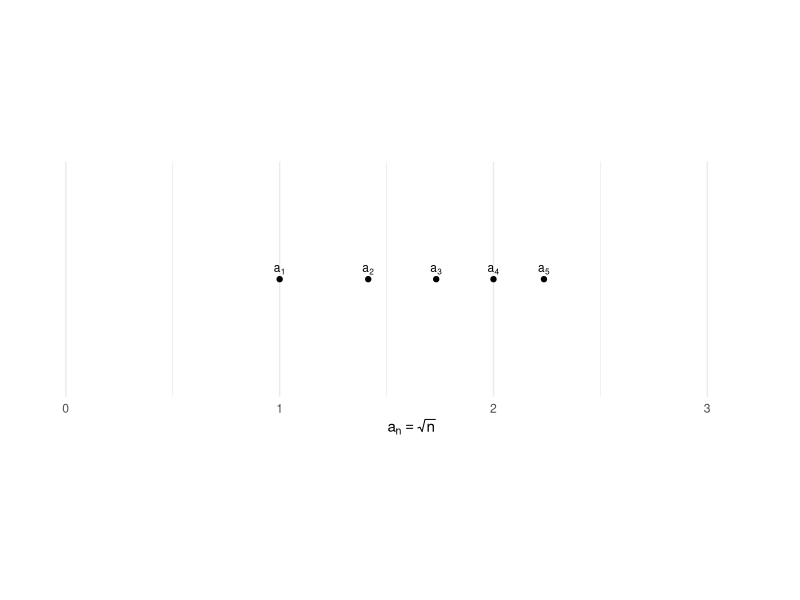
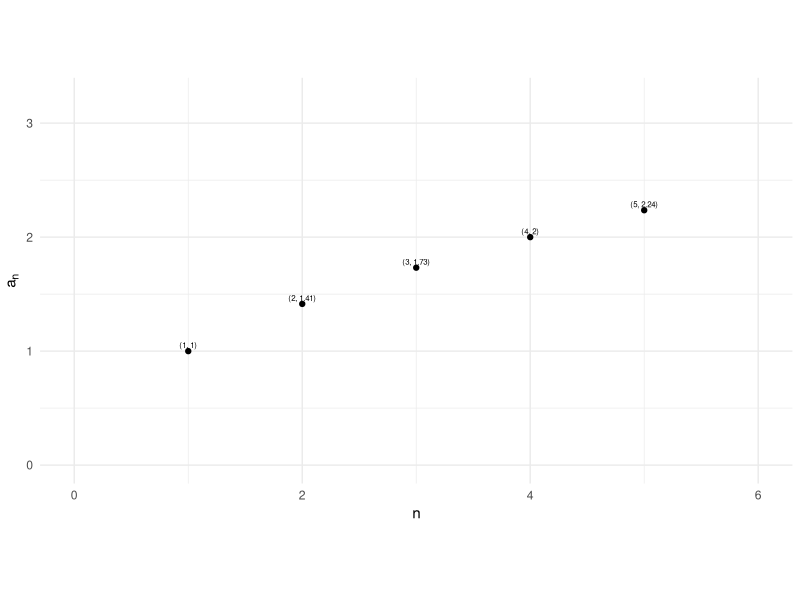
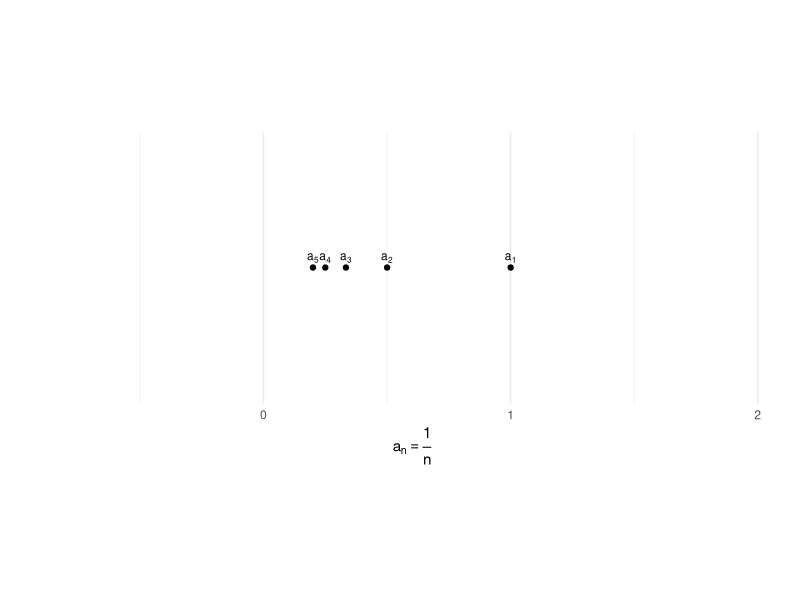
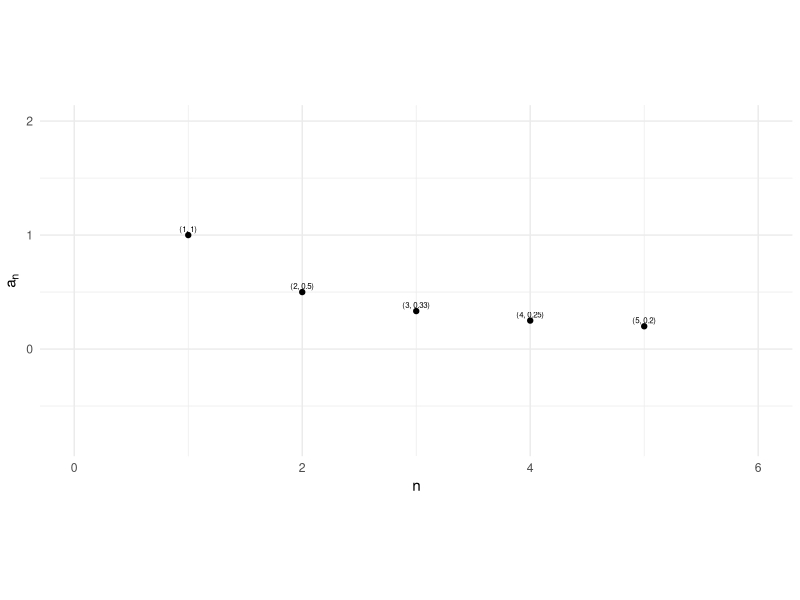
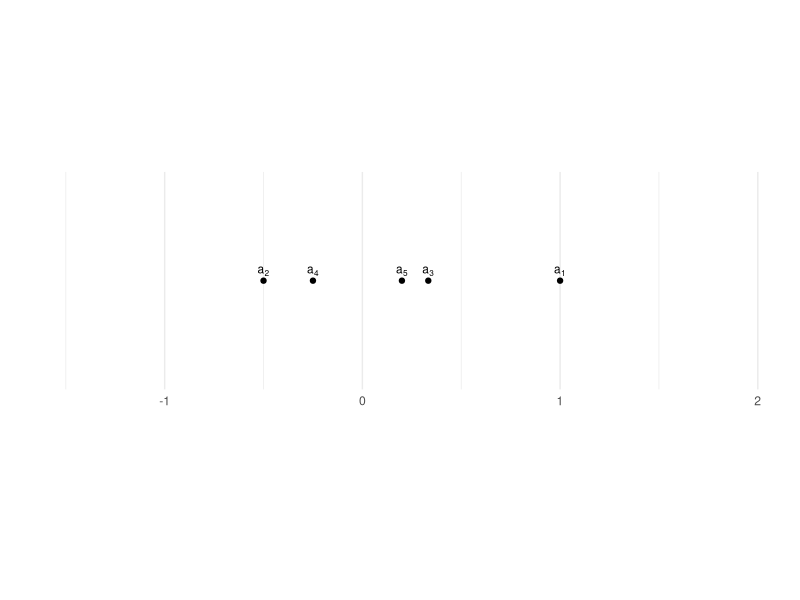
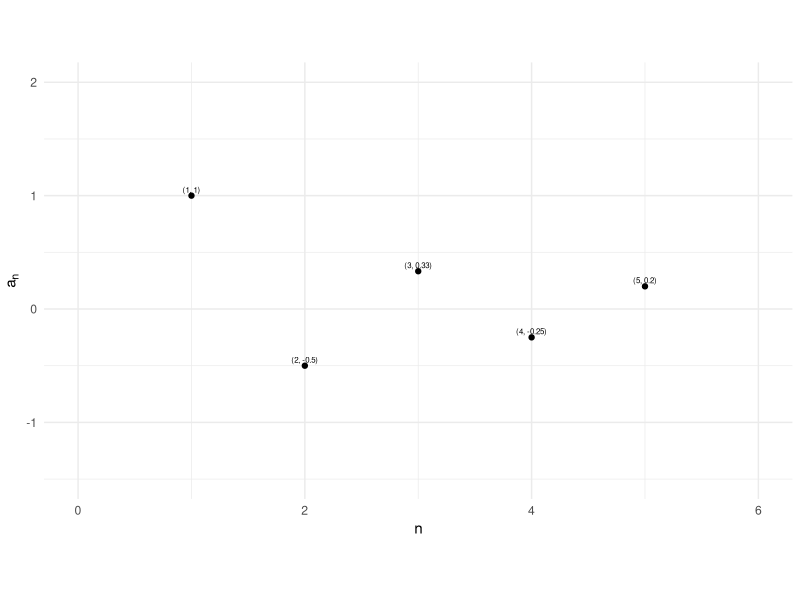
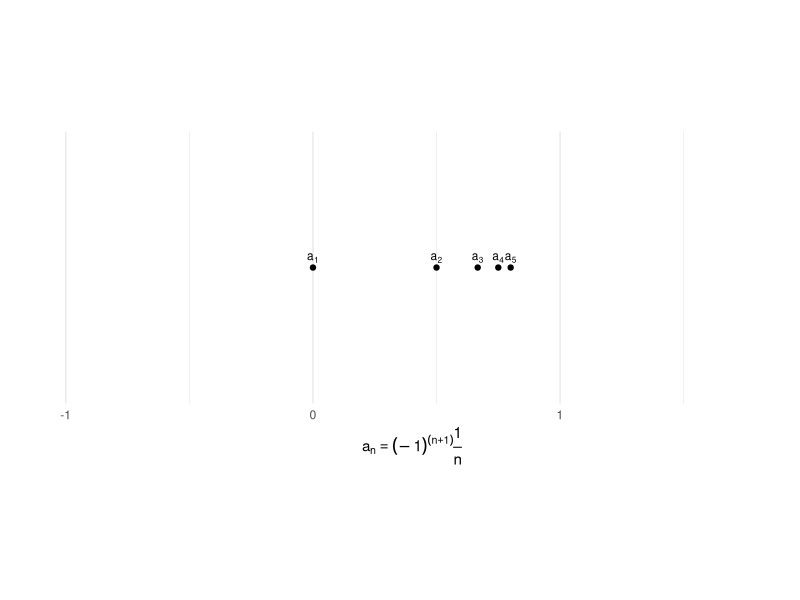
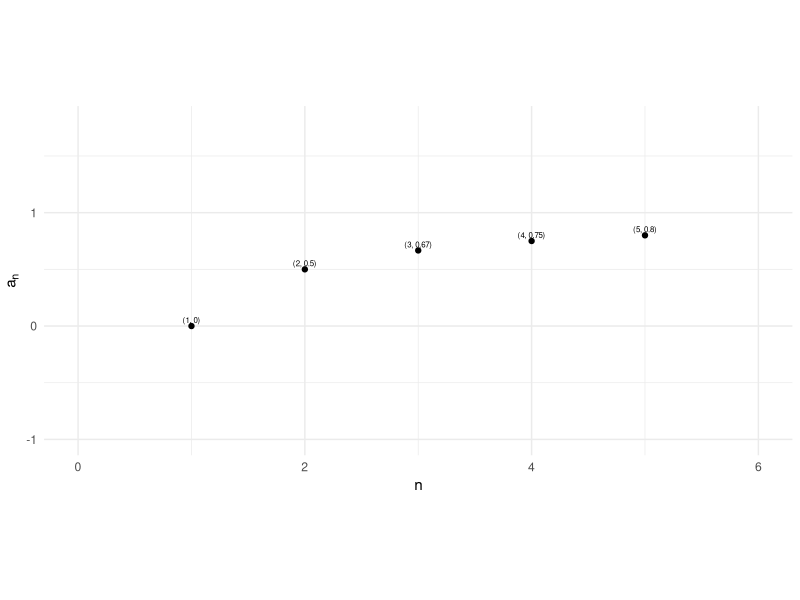

Generate these figures, in order, with R:
## ---- chunk 1
require(tidyverse)
## ---- chunk 2
f8.1 <- new.env()
f8.1$graph <- function(f, n=1:5, exp=""){
    df <- tibble(
      x = n,
      y = f(x),
    )
    df$lab.1 <- paste0("a[", df$x, "]")
    df$lab.2 <- paste0("(", df$x, ", ", round(df$y, 2), ")")
    plot.1 <- ggplot(df, aes(x=y, y=0)) +
        geom_point() +
        geom_text(aes(label = lab.1), parse = TRUE, vjust = -0.5, size = 3) +
        theme_minimal() +
        ylab("") +
        xlab(exp) + 
        coord_equal(xlim = c(min(df$y)-1, max(df$y)+1), ylim = c(-.5, .5)) +
        theme(axis.text.y = element_blank(),
            axis.ticks.y = element_blank(),
            panel.grid.major.y = element_blank(),
            panel.grid.minor.y = element_blank())
    plot.2 <- ggplot(df, aes(x=x, y=y)) +
      geom_point() +
      geom_text(aes(label = lab.2), vjust = -0.5, size = 2) +
      coord_equal(xlim = c(0, length(n)+1), ylim = c(min(df$y)-1, (max(df$y)+1))) +
      ylab(expression(a[n])) +
      xlab("n") +
      theme_minimal()

   list(p1 = plot.1, p2 = plot.2)
}
## ---- chunk 3
one <- f8.1$graph(function(x) sqrt(x), exp=expression(a[n] == sqrt(n)))
one$p1;one$p2
## ---- chunk 4
two <- f8.1$graph(function(x) 1 / x, exp=expression(a[n] == frac(1, n)))
two$p1;two$p2
## ---- chunk 5
three <- f8.1$graph(function(x) (-1)^(x + 1) * 1 / x)
three$p1;three$p2
## ---- chunk 6
four <- f8.1$graph(function(x) (x - 1) / x,
    exp=expression(a[n] == (-1)^(n+1) * frac(1, n)))
four$p1;four$p2
## ---- chunk 7
five <- f8.1$graph(function(x) (-1)^(x+1)*((x - 1) / x))
five$p1;five$p2
## ---- chunk 8
six <- f8.1$graph(function(x) 3)
six$p1;six$p2
## ---- chunk 9
f8.2 <- new.env()
n <- 1:10
f8.2$df <- tibble(
    x = n,
    y = c(2, 1, 1.25, 1.75, 1.6, 2.1, 2.85, 3, 3.5, 3.3)
)
f8.2$points.labeled <- f8.2$df[c(6, 8),]
f8.2$lab <- paste0("a[", f8.2$df$x, "]")
f8.2$e <- .65
f8.2$L <- 3.4
f8.2$limits <- tibble(
    p = c(f8.2$L - f8.2$e, f8.2$L, f8.2$L + f8.2$e),
    v = c(0, 0, 0),
    l = c("(", "|", ")"),
    lt = c("1", "2", "1")
)
ggplot(f8.2$df, aes(x=y, y=0)) +
    geom_point() +
    geom_text(aes(label = f8.2$lab), parse = TRUE, vjust = -0.5, size = 3) +
    theme_minimal() +
    ylab("") +
    xlab("") + 
    coord_equal(xlim = c(min(f8.2$df$y)-1, max(f8.2$df$y)+1), ylim = c(-.5, .5)) +
    geom_hline(yintercept = 0, linewidth = .2) +
    geom_text(data = f8.2$limits, aes(x=p, y=v, label = l), size=10) +
    theme(axis.text.y = element_blank(),
        axis.ticks.y = element_blank(),
        panel.grid.major.y = element_blank(),
        panel.grid.minor.y = element_blank())
ggplot(f8.2$df, aes(x=x, y=y)) +
    geom_point(size = .8, color = "blue") +
    coord_equal(xlim = c(0, 12), ylim = c(0, 6)) +
    geom_hline(data=f8.2$limits, aes(yintercept = p, linetype = lt),
        color = "red", linewidth = .2) +
    scale_x_continuous(breaks = c(1, 2, 3, 6, 7, 8),
        labels = c(1, 2, 3, 'N', 7, 'n')) +
    geom_text(data = f8.2$points.labeled,
        aes(label = c("(N, a[N])", "(n, a[n])")),
        vjust = -1, size = 2)
